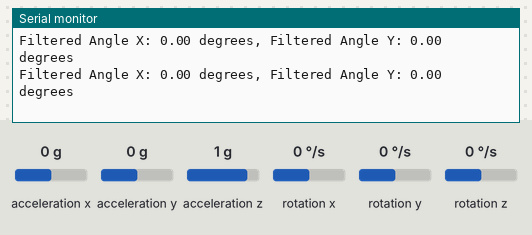
A sketch run on a simulated Arduino Uno, built with avr-gcc and run on an emulated ATmega328P. Parts: the last lines printed to the serial monitor. The test bench sets the inputs (shaded band); at power-on: acceleration x 0 g, acceleration y 0 g, acceleration z 1 g, rotation x 0 °/s, rotation y 0 °/s, rotation z 0 °/s.

Above: at 10.0 s.
10.1 s: acceleration x set to -1.4 g
At 10.23 s:
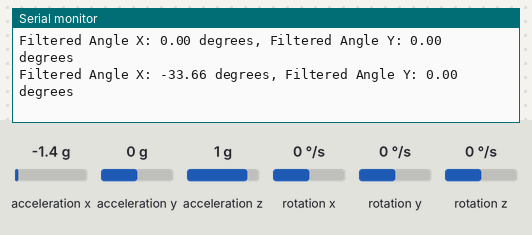
13.1 s: acceleration y set to -1.4 g
At 13.12 s:
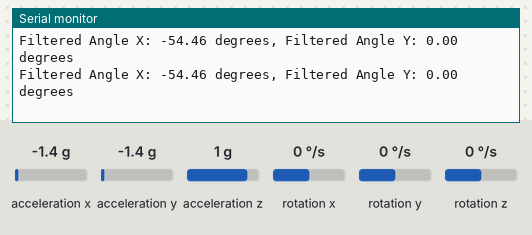
16.1 s: acceleration z set to -0.8 g
At 16.15 s:
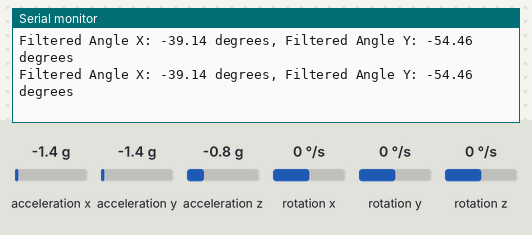
19.1 s: acceleration x set to 0 g
At 19.16 s:
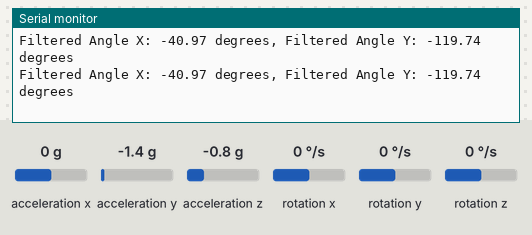
22.1 s: acceleration y set to 0 g
At 22.14 s:
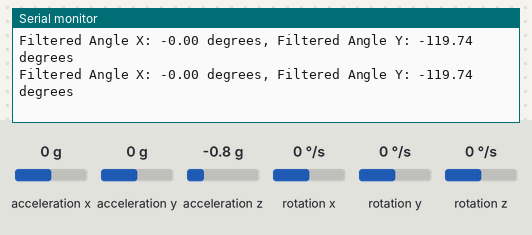
25.1 s: acceleration x set to -0.8 g
At 25.13 s:
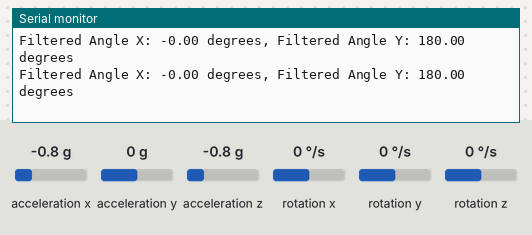
Timing chart, 0 to 28.1 s (numbered marks = the images above; inputs shaded):
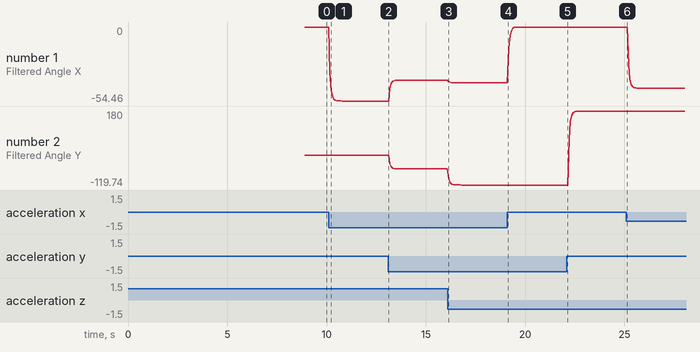

The sketch:

mpu9250.ino
```cpp
#include <Wire.h>
#include <MPU9250.h>

// Kalman Filter class definition
class KalmanFilter {
  public:
    KalmanFilter(float q = 0.01, float r = 0.01, float p = 1, float k = 0)
      : Q(q), R(r), P(p), K(k), x_hat(0), x_hat_prev(0) {}

    float update(float measurement) {
      // Prediction update
      x_hat = x_hat_prev;
      P = P + Q;

      // Measurement update
      K = P / (P + R);
      x_hat = x_hat + K * (measurement - x_hat);
      P = (1 - K) * P;

      x_hat_prev = x_hat;
      return x_hat;
    }

    void setProcessNoise(float q) { Q = q; }
    void setMeasurementNoise(float r) { R = r; }
    void setEstimateError(float p) { P = p; }

  private:
    float Q; // Process noise covariance
    float R; // Measurement noise covariance
    float P; // Estimate error covariance
    float K; // Kalman gain
    float x_hat; // Filtered estimate
    float x_hat_prev; // Previous estimate
};

// Create instances of KalmanFilter for pitch and roll
KalmanFilter kalmanX(0.01, 0.01, 1, 0);
KalmanFilter kalmanY(0.01, 0.01, 1, 0);

// Create an instance of the MPU9250 class
MPU9250 mpu;

// Calibration offsets
float gyroXoffset = 0;
float gyroYoffset = 0;

// Timing variables
unsigned long lastTime = 0;
const float dt = 0.01; // Time step in seconds (adjust as necessary)

void setup() {
  Serial.begin(9600);
  Wire.begin();
  mpu.setup(0x68);  // Set the MPU9250 I2C address

  // Check if MPU9250 is connected
  if (!mpu.isConnected()) {
    Serial.println("MPU9250 connection failed");
    while (1);
  }

  // Read initial gyro offsets
  for (int i = 0; i < 1000; i++) {
    mpu.update();
    gyroXoffset += mpu.getGyroX();
    gyroYoffset += mpu.getGyroY();
    delay(3);
  }
  gyroXoffset /= 1000.0;
  gyroYoffset /= 1000.0;

  lastTime = millis();
}

void loop() {
  // Read accelerometer and gyroscope data
  mpu.update();

  // Get raw gyroscope values
  float gyroX = (mpu.getGyroX() - gyroXoffset) / 65.536; // Adjust scale as needed
  float gyroY = (mpu.getGyroY() - gyroYoffset) / 65.536; // Adjust scale as needed

  // Get accelerometer values
  float ax_g = mpu.getAccX();
  float ay_g = mpu.getAccY();
  float az_g = mpu.getAccZ();

  // Calculate pitch and roll angles from accelerometer
  float pitch_acc = atan2(ax_g, sqrt(ay_g * ay_g + az_g * az_g)) * 180 / PI;
  float roll_acc = atan2(ay_g, az_g) * 180 / PI;

  // Get the current time
  unsigned long currentTime = millis();
  float dt = (currentTime - lastTime) / 1000.0; // Time difference in seconds

  // Integrate gyro data to get angles
  static float angleX = 0;
  static float angleY = 0;

  angleX += gyroX * dt;
  angleY += gyroY * dt;

  // Apply Kalman filter
  float filteredAngleX = kalmanX.update(pitch_acc);
  float filteredAngleY = kalmanY.update(roll_acc);

  // Print angles
  Serial.print("Filtered Angle X: ");
  Serial.print(filteredAngleX);
  Serial.print(" degrees, Filtered Angle Y: ");
  Serial.print(filteredAngleY);
  Serial.println(" degrees");

  lastTime = currentTime;
  delay(10); // Delay to prevent excessive serial output
}
```

Measured:
- after the input at 10.1 s, the serial monitor: prints a new line after 0.07 s (image 1)
- plotted number 1: 0 → -54.46 after the input at 10.1 s, -54.46 → -39.14 after the input at 13.1 s, -39.14 → -40.97 after the input at 16.1 s, -40.97 → 0 after the input at 19.1 s, 0 → -45 after the input at 25.1 s
- plotted number 2: -54.46 → -119.74 after the input at 16.1 s, -119.74 → 180 after the input at 22.1 s
